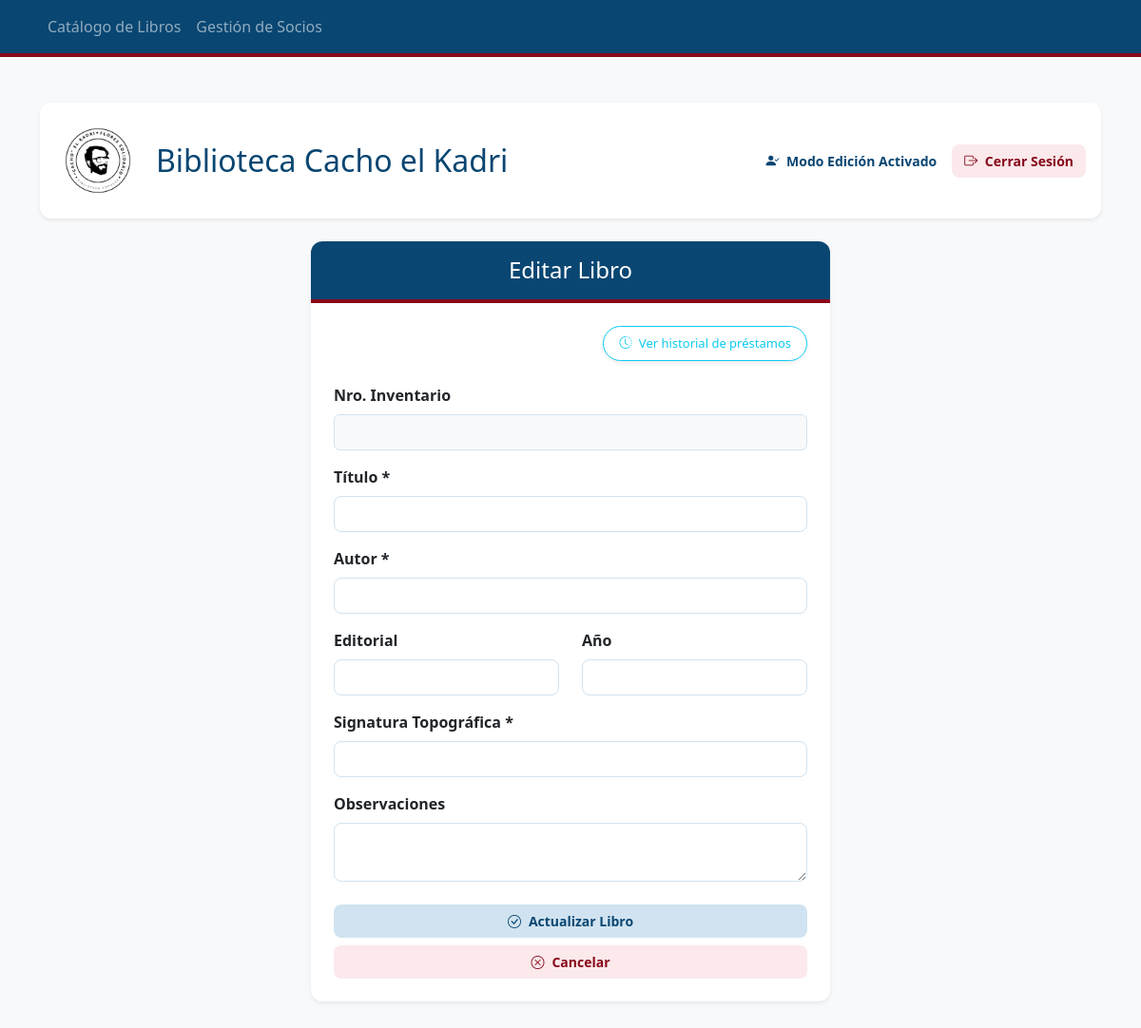
Before: /editar/15 (signed in) with the older database file.
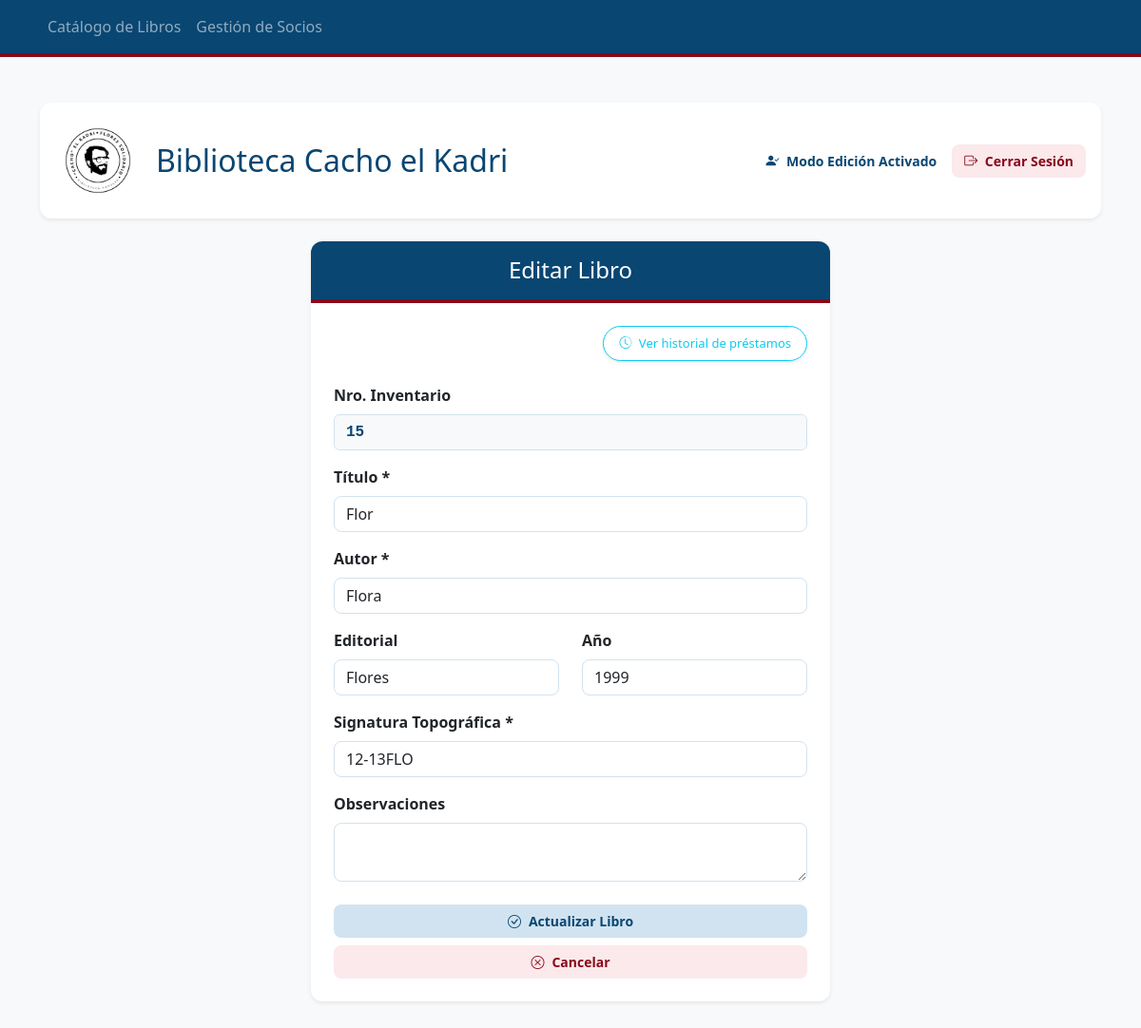
After: the same page with the newer database file.
### tables this page shows
CREATE TABLE Ejemplares (
            nro_inventario INTEGER PRIMARY KEY,
            mfn_vinculado INTEGER,
            signatura_topografica TEXT NOT NULL,
            observaciones TEXT,
            FOREIGN KEY (mfn_vinculado) REFERENCES Obras (mfn)
        );

CREATE TABLE Obras (
            mfn INTEGER PRIMARY KEY AUTOINCREMENT,
            titulo TEXT NOT NULL,
            autor TEXT NOT NULL,
            editorial TEXT,
            anio TEXT
        );

### app.py (the view)
@app.route('/editar/<int:nro_inventario>')
def editar_libro(nro_inventario):
    if not session.get('admin'):
        return redirect('/')
    conexion = sqlite3.connect("biblioteca.db")
    cursor = conexion.cursor()
    cursor.execute('''
        SELECT e.nro_inventario, o.titulo, o.autor, o.editorial, o.anio, e.signatura_topografica, e.observaciones
        FROM Ejemplares e
        JOIN Obras o ON e.mfn_vinculado = o.mfn
        WHERE e.nro_inventario = ?
    ''', (nro_inventario,))
    libro_a_editar = cursor.fetchone()
    conexion.close()
    return render_template('editar_libro.html', libro=libro_a_editar)

### templates/editar_libro.html
{% extends 'layout.html' %}
{% block content %}
<div class="row justify-content-center mb-5">
    <div class="col-md-8 col-lg-6">
        <div class="card shadow-sm border-0" style="border-radius: 12px; overflow: hidden;">
            <div class="card-header text-white text-center py-3" style="background-color: #094672; border-bottom: 4px solid #88091a;">
                <h4 class="mb-0 font-weight-bold">Editar Libro</h4>
            </div>
            <div class="card-body p-4">
                <div class="text-end mb-4">
                    <a href="/historial_libro/{{ libro[0] }}" class="btn btn-outline-info shadow-sm px-3 py-2" style="border-radius: 20px !important; font-size: 13px;">
                        <i class="bi bi-clock-history me-1"></i> Ver historial de préstamos
                    </a>
                </div>
                <form action="/actualizar/{{ libro[0] }}" method="POST">
                    <div class="mb-3">
                        <label class="form-label fw-bold">Nro. Inventario</label>
                        <input type="number" name="nro_inventario" class="form-control bg-light" value="{{ libro[0] }}" readonly style="color: #094672; font-family: monospace; font-size: 16px; font-weight: bold; border: 1px solid #d1e3f0;">
                    </div>
                    <div class="mb-3">
                        <label class="form-label fw-bold">Título *</label>
                        <input type="text" name="titulo" class="form-control" value="{{ libro[1] }}" required style="border: 1px solid #d1e3f0; border-radius: 8px;">
                    </div>
                    <div class="mb-3">
                        <label class="form-label fw-bold">Autor *</label>
                        <input type="text" name="autor" class="form-control" value="{{ libro[2] }}" required style="border: 1px solid #d1e3f0; border-radius: 8px;">
                    </div>
                    <div class="row">
                        <div class="col-md-6 mb-3">
                            <label class="form-label fw-bold">Editorial</label>
                            <input type="text" name="editorial" class="form-control" value="{{ libro[3] if libro[3] else '' }}" style="border: 1px solid #d1e3f0; border-radius: 8px;">
                        </div>
                        <div class="col-md-6 mb-3">
                            <label class="form-label fw-bold">Año</label>
                            <input type="number" name="anio" class="form-control" value="{{ libro[4] if libro[4] else '' }}" style="border: 1px solid #d1e3f0; border-radius: 8px;">
                        </div>
                    </div>
                    <div class="mb-3">
                        <label class="form-label fw-bold">Signatura Topográfica *</label>
                        <input type="text" name="signatura" class="form-control" value="{{ libro[5] }}" required style="border: 1px solid #d1e3f0; border-radius: 8px;">
                    </div>
                    <div class="mb-4">
                        <label class="form-label fw-bold">Observaciones</label>
                        <textarea name="observaciones" class="form-control" rows="2" style="border: 1px solid #d1e3f0; border-radius: 8px;">{{ libro[6] if libro[6] else '' }}</textarea>
                    </div>
                    <div class="d-grid gap-2">
                        <button type="submit" class="btn btn-success btn-lg py-2">
                            <i class="bi bi-check-circle me-2"></i>Actualizar Libro
                        </button>
                        <a href="/" class="btn btn-primary btn-lg py-2">
                            <i class="bi bi-x-circle me-2"></i>Cancelar
                        </a>
                    </div>
                </form>
            </div>
        </div>
    </div>
</div>
{% endblock %}

Changed rows visible on the page:
added Ejemplares: nro_inventario "15", signatura "12-13FLO"
added Obras: titulo "Flor", autor "Flora", editorial "Flores", anio "1999"
